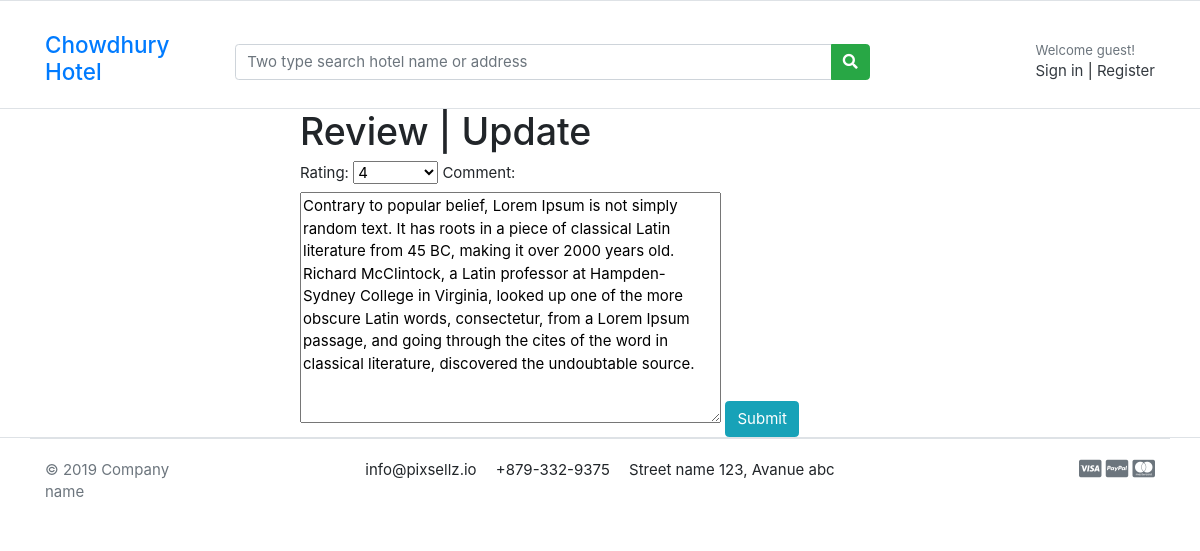
Screenshot of /edit/17/ with the database file from the repository.
### store/models.py (models this page shows, shortened)
class Review(models.Model):
    REVIEW = (
        ('1','1'),
        ('2','2'),
        ('3','3'),
        ('4','4'),
        ('5','5')
    )
    hotel = models.ForeignKey(Hotel, on_delete=models.CASCADE)
    user = models.ForeignKey(User, on_delete=models.CASCADE)
    rating = models.CharField(max_length=30, choices=REVIEW)
    comment = models.TextField()

### store/views.py (the view)
# urls.py: path('edit/<int:review_id>/', views.edit_review, name='edit_review'),
def edit_review(request, review_id):
    review = get_object_or_404(Review, pk=review_id)
    if request.method == 'POST':
        form = ReviewForm(request.POST, instance=review)
        if form.is_valid():
            form.save()
            return redirect('home')
    else:
        form = ReviewForm(instance=review)
    return render(request, 'hotel/review.html', {'form': form, 'review': review})

### store/forms.py
class ReviewForm(forms.ModelForm):
    class Meta:
        model = Review
        fields = ['rating','comment']

### store/templates/hotel/review.html
{% extends 'base.html' %} {% load crispy_forms_tags %} {% block body %}
<div style="width: 50%; margin: auto">
  <h1 style="marginbottom: 10px">Review | Update</h1>
  <form method="post">
    {% csrf_token %} {{form}}
    <button class="btn btn-info" type="submit">Submit</button>
  </form>
</div>
{% endblock body %}

### static/css/ui.css (style rules this page uses)
html { font-family: "Inter", sans-serif; font-size: 15px; }

### rows the page displays
Review: rating "4", comment "Contrary to popular belief, Lorem Ipsum is not simply random text. It has roots in a piece of classical Latin literature from 45 BC, making it over 2000 years old. Richard McClintock, a Latin professor at Hampden-Sydney College in Virginia, looked up one of the more obscure Latin words, consectetur, from a Lorem Ipsum passage, and going through the cites of the word in classical literature, discovered the undoubtable source."
